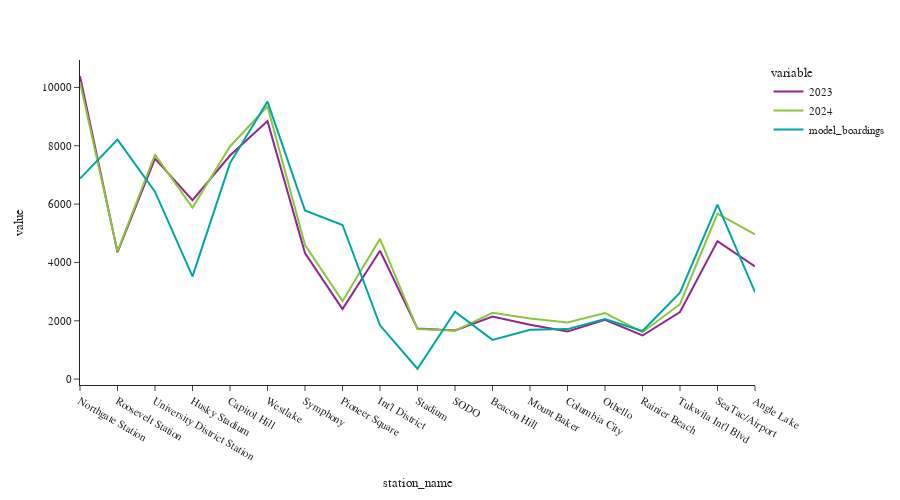

Notebook cell for this chart:
### Code cell
fig = px.line(df[[2023,2024,'model_boardings']])
fig.update_layout(height=500, width=900, font=dict(size=11),
                  yaxis_tickformat = '.00f')
fig.show()

### Figure 1 — Plotly figure (JSON) as saved in the notebook; plotly's stock layout.template omitted (floating-point values rounded to 4 significant figures)
{"data": [{"hovertemplate": "variable=2023<br>station_name=%{x}<br>value=%{y}<extra></extra>", "legendgroup": "2023", "line": {"color": "#91268F", "dash": "solid"}, "marker": {"symbol": "circle"}, "mode": "lines", "name": "2023", "orientation": "v", "showlegend": true, "type": "scatter", "x": ["Northgate Station", "Roosevelt Station", "University District Station", "Husky Stadium", "Capitol Hill", "Westlake", "Symphony", "Pioneer Square", "Int'l District", "Stadium", "SODO", "Beacon Hill", "Mount Baker", "Columbia City", "Othello", "Rainier Beach", "Tukwila Int'l Blvd", "SeaTac/Airport", "Angle Lake"], "xaxis": "x", "y": [10384, 4349, 7563, 6134, 7667, 8845, 4324, 2400, 4399, 1731, 1669, 2147, 1861, 1630, 2030, 1495, 2298, 4731, 3865], "yaxis": "y"}, {"hovertemplate": "variable=2024<br>station_name=%{x}<br>value=%{y}<extra></extra>", "legendgroup": "2024", "line": {"color": "#8CC63E", "dash": "solid"}, "marker": {"symbol": "circle"}, "mode": "lines", "name": "2024", "orientation": "v", "showlegend": true, "type": "scatter", "x": ["Northgate Station", "Roosevelt Station", "University District Station", "Husky Stadium", "Capitol Hill", "Westlake", "Symphony", "Pioneer Square", "Int'l District", "Stadium", "SODO", "Beacon Hill", "Mount Baker", "Columbia City", "Othello", "Rainier Beach", "Tukwila Int'l Blvd", "SeaTac/Airport", "Angle Lake"], "xaxis": "x", "y": [10171, 4380, 7694, 5879, 7977, 9351, 4599, 2672, 4808, 1717, 1656, 2274, 2078, 1942, 2261, 1608, 2567, 5670, 4963], "yaxis": "y"}, {"hovertemplate": "variable=model_boardings<br>station_name=%{x}<br>value=%{y}<extra></extra>", "legendgroup": "model_boardings", "line": {"color": "#00A7A0", "dash": "solid"}, "marker": {"symbol": "circle"}, "mode": "lines", "name": "model_boardings", "orientation": "v", "showlegend": true, "type": "scatter", "x": ["Northgate Station", "Roosevelt Station", "University District Station", "Husky Stadium", "Capitol Hill", "Westlake", "Symphony", "Pioneer Square", "Int'l District", "Stadium", "SODO", "Beacon Hill", "Mount Baker", "Columbia City", "Othello", "Rainier Beach", "Tukwila Int'l Blvd", "SeaTac/Airport", "Angle Lake"], "xaxis": "x", "y": [6875.0, 8211.0, 6427.0, 3522.0, 7406.0, 9514.0, 5782.0, 5285.0, 1843.0, 354.4, 2312.0, 1345.0, 1691.0, 1714.0, 2062.0, 1648.0, 2963.0, 5982.0, 2980.0], "yaxis": "y"}], "layout": {"font": {"size": 11}, "height": 500, "legend": {"title": {"text": "variable"}, "tracegroupgap": 0}, "margin": {"t": 60}, "width": 900, "xaxis": {"anchor": "y", "domain": [0, 1], "title": {"text": "station_name"}}, "yaxis": {"anchor": "x", "domain": [0, 1], "tickformat": ".00f", "title": {"text": "value"}}}}
